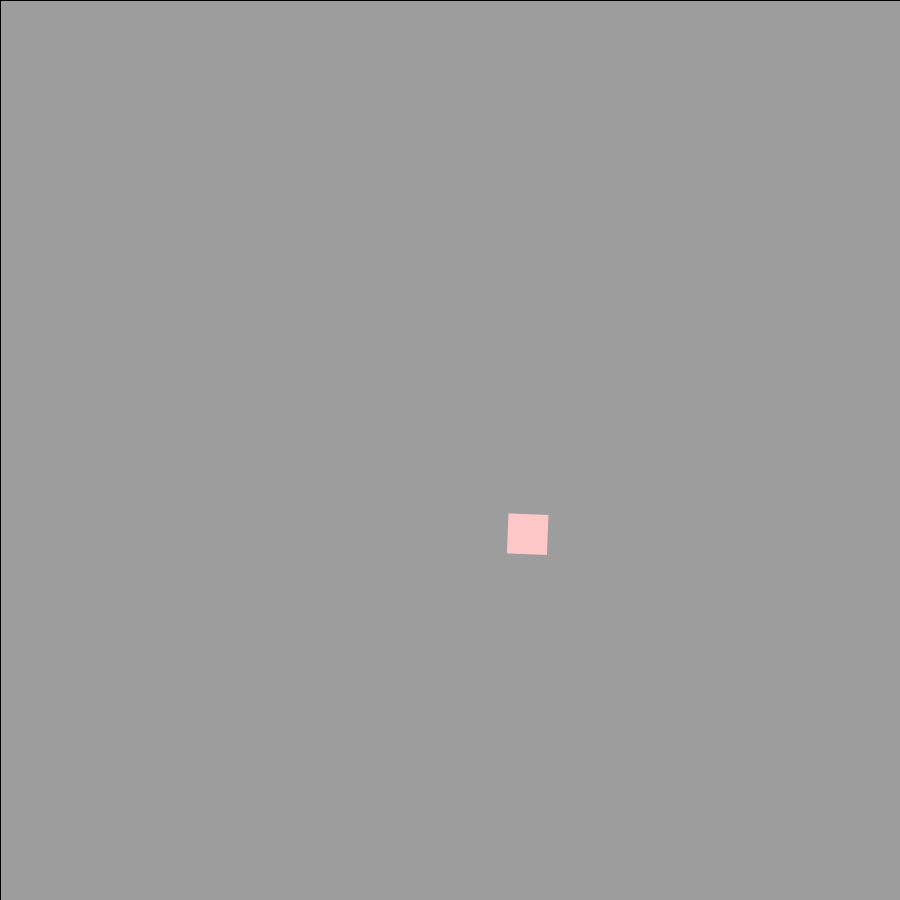
Frame 1 (no input)
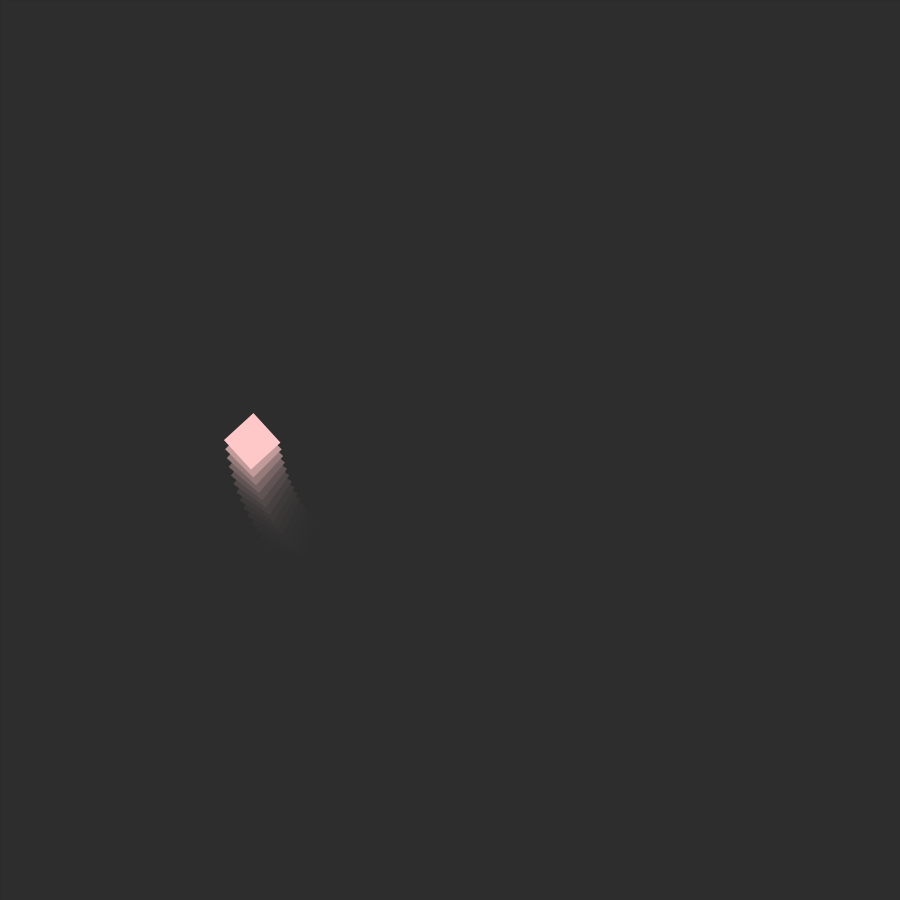
Frame 60 (the mouse pressed at the canvas centre just before this capture)
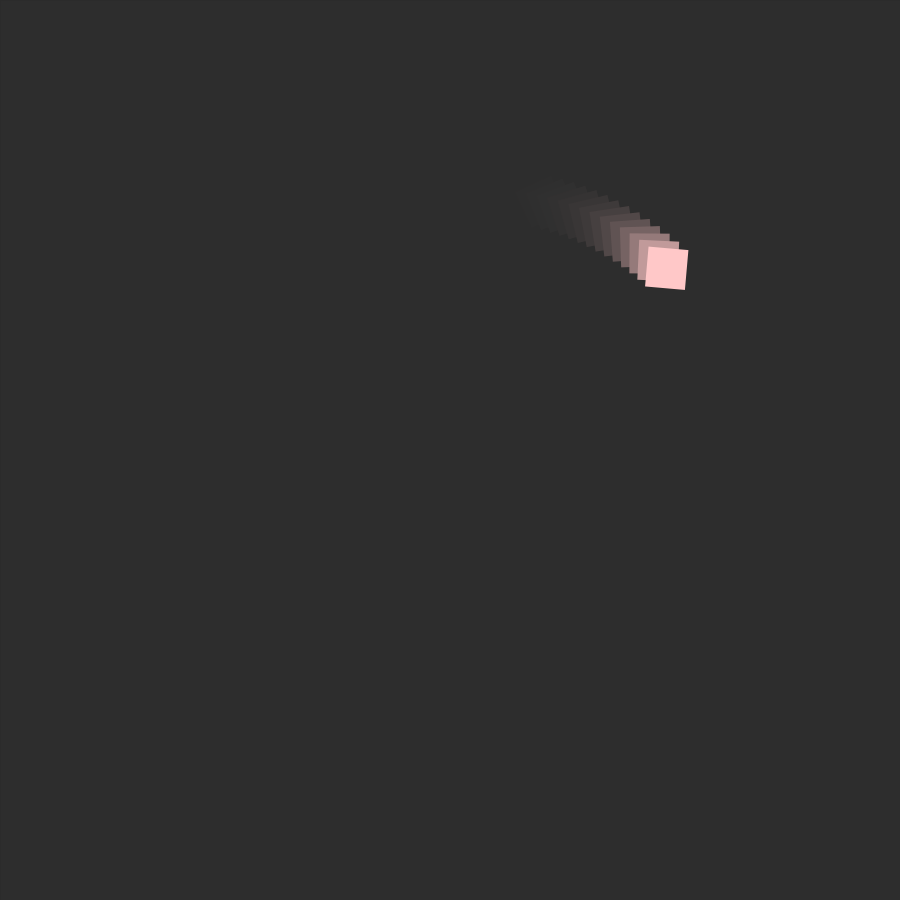
Frame 120 (the mouse held since frame 60 and released just before this capture)

The Processing sketch that drew these frames (run headless with seeded random() and noise(); from frame 60 on, the mouse is pressed at the canvas centre):

// Processing sketch: processing_76778
// ── processing_76778.pde


float xPos = 60;
float yPos = 60;
float speed = 0;
boolean direction = true;

void setup(){
  
  size(900, 900);
  frameRate(60);
  smooth();
  
}

void draw(){

  
   fill(43,43,43,75);
   rect(0,0,2000,2000); 
  
   translate(width/2,height/2);
    
   
  if(direction) {
    xPos += 1;
    yPos += 1;
  }
  else {
    xPos -= 1;
    yPos -= 1;
  }
  
  if(xPos > 300 || xPos < -300){direction=!direction;}
  
  speed += 0.04;
  
  rotate(speed);
  
  

  //background(20);

  //xPos += 1.0;

  noStroke();
  fill(255,200,200);
  rect(xPos, yPos, 40, 40);
  
}
